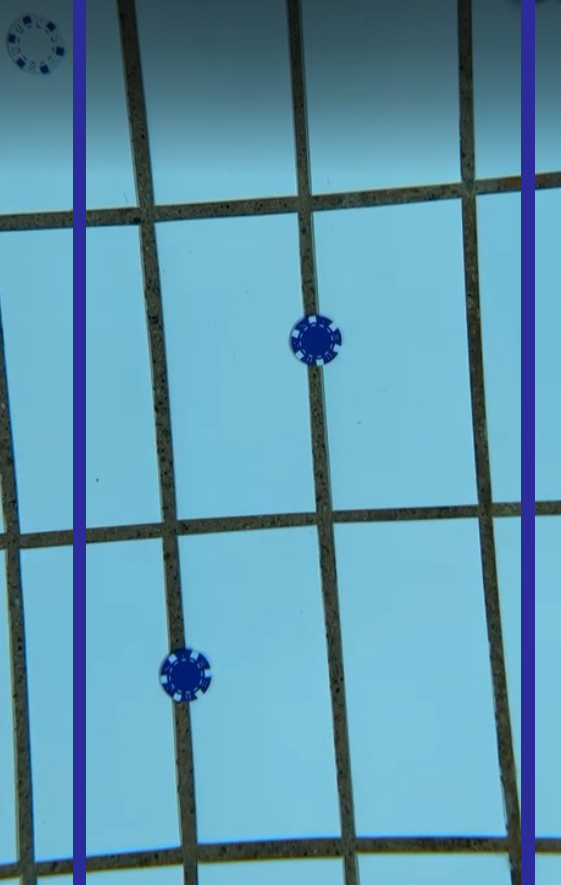
#> input picture Bachelor_Bildebehandling-main/camerafeed/Main_Classes/images/transect1.png, 561 x 885 px, found by its file name
$ python autonomous_docking_main.py
#> lines starting #> are read from the running program, lines starting #| are printed output that depends on the picture; after the words box and inside, x2 and y2 are one past the last pixel; in counts of white or black regions, pixels touching at a corner belong together
import cv2
import numpy as np
import time
import math


def regulate_position(displacement_x, displacement_y):
    drive_command = ""
    if displacement_x > 10:
        #drive_command = "GO LEFT"
        drive_command = [40, [-10, 0, 0, 0, 0, 0, 0, 0]]

    elif displacement_x < -10:
        #drive_command = "GO RIGHT"
        drive_command = [40, [10, 0, 0, 0, 0, 0, 0, 0]]

    elif displacement_y > 10:
        #drive_command = "GO DOWN"
        drive_command = [40, [0, 0, -10, 0, 0, 0, 0, 0]]

    elif displacement_y < -10:
        #drive_command = "GO UP"
        drive_command = [40, [0, 0, 10, 0, 0, 0, 0, 0]]
    else:
        # drive_command = "GO FORWARD"
        drive_command = [40, [0, 10, 0, 0, 0, 0, 0, 0]]

    return drive_command

class AutonomousDocking:
    def __init__(self):
        self.driving_data = [40, [0, 0, 0, 0, 0, 0, 0, 0]]
        self.frame = None
        self.draw_grouts = False
        self.draw_grout_boxes = False

    def run(self, front_frame, down_frame):
        self.frame = front_frame
        self.down_frame = down_frame
        self.update()
        self.rotation_commands()
        data = self.get_driving_data()
        return self.frame, self.down_frame, data

    def get_driving_data(self):
        data = self.driving_data.copy()
        self.driving_data = [40, [0, 0, 0, 0, 0, 0, 0, 0]]
        return data

    def find_red(self):
        # create a range for isolating only red
        lower_bound, upper_bound = (10, 10, 70), (70, 40, 255)
        #remove details from image
        blurred = cv2.GaussianBlur(self.frame, (11, 13), 0)
        # creating a mask using the inRange() function and the low, high range, then dilating it
        mask1 = cv2.inRange(blurred, lower_bound, upper_bound)
        dilated = cv2.dilate(mask1, None, iterations=6)
        red_isolated = cv2.bitwise_and(self.frame, self.frame, mask=dilated)
        canny = cv2.Canny(red_isolated, 100, 200)
        # use findContours to get a list of all contoures
        contours, _ = cv2.findContours(canny, cv2.RETR_LIST, cv2.CHAIN_APPROX_SIMPLE)
        # there may be a lot of noise in the image, to find the correct contoure, we loop through the list of contoures
        red_center = (0, 0), 0
        print(contours)
        for c in contours:
            (x, y), radius = cv2.minEnclosingCircle(c)
            if radius > red_center[1]:
                red_center = (x, y), radius
        # write center and radius as integers
        center_point = (int(red_center[0][0]), int(red_center[0][1]))
        radius = int(red_center[1])
        # draw a circle around the red dot
        cv2.circle(self.frame, center_point, radius, (0, 255, 0), 2)
        return center_point, radius

    def update(self):
        frame_width = self.frame.shape[1]
        frame_height = self.frame.shape[0]

        frame_centerpoint = (frame_width / 2, frame_height / 2)
        red_centerpoint, red_radius = self.find_red()

        #center = (0, 0) and r = 0 are default values, meaning no red conture is found
        if red_centerpoint == (0, 0) and red_radius == 0:
            print("No docking station found!")
            return "No docking station found!"

        width_diff, height_diff = frame_centerpoint[0] - red_centerpoint[0], frame_centerpoint[1] - red_centerpoint[1]

        red_to_frame_ratio = ((math.pi * red_radius ** 2) / (frame_width * frame_height)) * 100

        max_red_ratio = 50 #if the red dot is more than 50% of the frame, stop
        if red_to_frame_ratio > max_red_ratio:
            print("Stop! Docking station is close enough!")
        else:
            self.driving_data = regulate_position(width_diff, height_diff)

    def find_grouts(self):
        lower_bound, upper_bound = (1, 0, 0), (100, 100, 100)
        grouts = cv2.inRange(self.down_frame, lower_bound, upper_bound)
        canny = cv2.Canny(grouts, 100, 200)
        blurred = cv2.GaussianBlur(canny, (11, 13), 0)
        grout_contours, _ = cv2.findContours(blurred, cv2.RETR_TREE, cv2.CHAIN_APPROX_SIMPLE)
        if self.draw_grouts:
            cv2.drawContours(self.down_frame, grout_contours, -1, (0, 255, 0), 3)
            if cv2.waitKey(1) & 0xFF == ord('q'):
                self.draw_grouts = False
        return grout_contours

    def find_relative_angle(self):
        grout_contours = self.find_grouts()
        angle_sum = 0
        angle_counter = 0
        for c in grout_contours:
            rect = cv2.minAreaRect(c)
            area = cv2.contourArea(c)
            (x, y), (width, height), angle = rect

            MAX_AREA = 5000
            MIN_AREA = 500
            if (area > MAX_AREA) or (area < MIN_AREA):
                continue

            if width < height:
                angle = 90 - angle
            else:
                angle = -angle

            angle_sum += angle
            angle_counter += 1
            if self.draw_grout_boxes:
                box = cv2.boxPoints(rect)
                box = np.intp(box)
                cv2.drawContours(self.down_frame, [box], 0, (0, 0, 255), 2)
                if cv2.waitKey(1) & 0xFF == ord('q'):
                    self.draw_grout_boxes = False

            if angle_counter == 0:
                return "Bad"
            avg_angle = angle_sum / angle_counter
            return avg_angle

    def rotation_commands(self):
        angle = self.find_relative_angle()
        if angle == "Bad":
            return "No grouts found!"

        elif angle > 2:
            self.driving_data = [40, [0, 0, 0, 10, 0, 0, 0, 0]]
            return "Turn right!"

        elif angle < -2:
            self.driving_data = [40, [0, 0, 0, -10, 0, 0, 0, 0]]
            return "Turn left!"
        else:
            self.driving_data = [40, [0, 10, 0, 0, 0, 0, 0, 0]]
            return "Go straight!"


if __name__ == "__main__":
    start = time.perf_counter()
    a = AutonomousDocking()
    frame = cv2.imread("camerafeed/Other_Classes/images/transect1.png")
#> frame is the input picture: shape (885, 561, 3); mean B, G, R 174.3, 151.4, 95.9
    a.run(frame, frame.copy())
#> in find_red, `blurred = cv2.GaussianBlur(self.frame, (11, 13), 0)`:
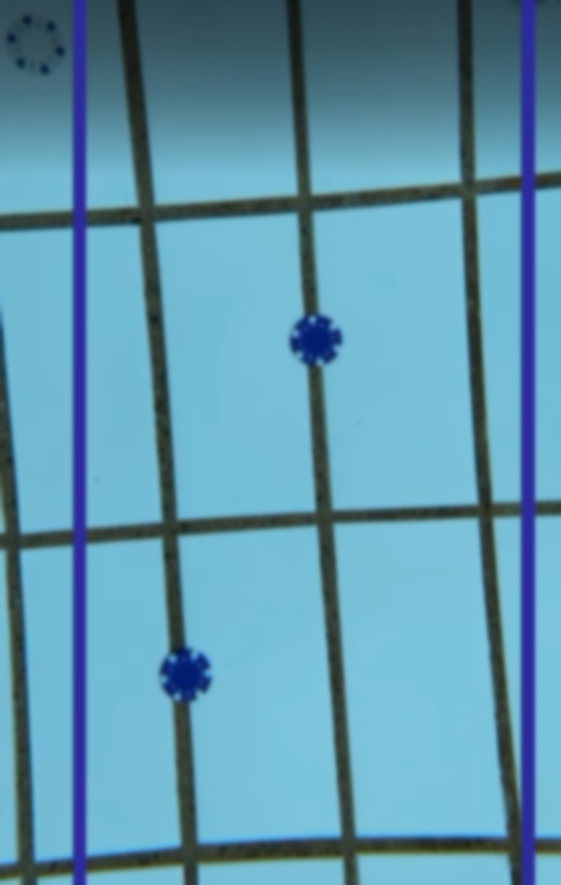
#> blurred: shape (885, 561, 3); mean B, G, R 174.3, 151.4, 95.9
#> in find_red, `mask1 = cv2.inRange(blurred, lower_bound, upper_bound)`: mask1: shape (885, 561); every value is 0
#> in find_red, `red_isolated = cv2.bitwise_and(self.frame, self.frame, mask=dilated)`: red_isolated: shape (885, 561, 3); every value is 0
#> in find_red, `contours, _ = cv2.findContours(canny, cv2.RETR_LIST, cv2.CHAIN_APPROX_..`: contours = []
#> after the loop in find_red, `for c in contours:`: red_center = ((0, 0), 0)
#> in find_red, `center_point = (int(red_center[0][0]), int(red_center[0][1]))`: center_point = (0, 0)
#> in find_red, `radius = int(red_center[1])`: radius = 0
#> in find_red, `cv2.circle(self.frame, center_point, radius, (0, 255, 0), 2)`: self.frame: shape (885, 561, 3); under 0.01% of pixels changed, all inside (x1, y1, x2, y2) = (0, 0, 2, 2)
#> in update, `red_centerpoint, red_radius = self.find_red()`: red_centerpoint = (0, 0); red_radius = 0
#> in find_grouts, `grouts = cv2.inRange(self.down_frame, lower_bound, upper_bound)`:
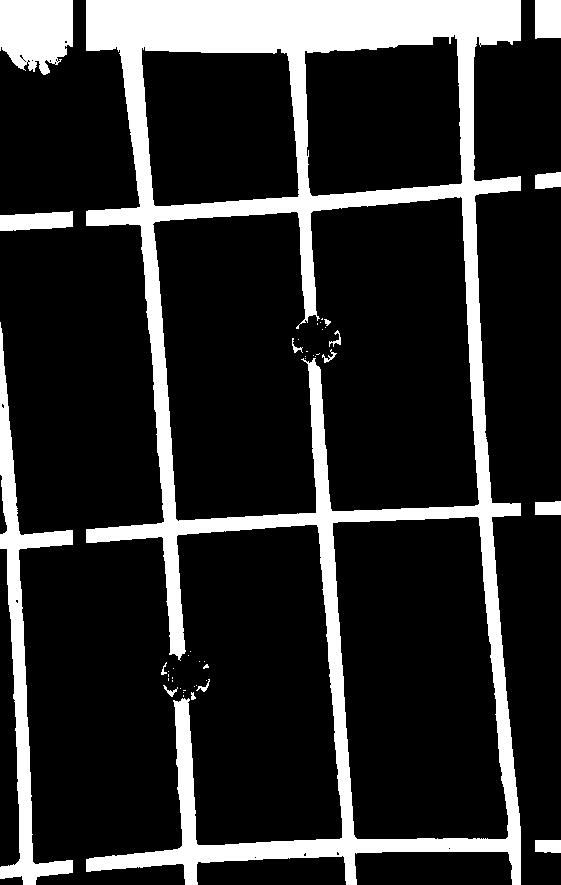
#> grouts: shape (885, 561); 17.8% white; 46 white regions (30 under 20 px), largest, box (x1, y1, x2, y2) and area: (86, 0, 521, 885) 71767, (0, 322, 73, 885) 8241, (0, 0, 73, 75) 4501
#> in find_grouts, `canny = cv2.Canny(grouts, 100, 200)`:
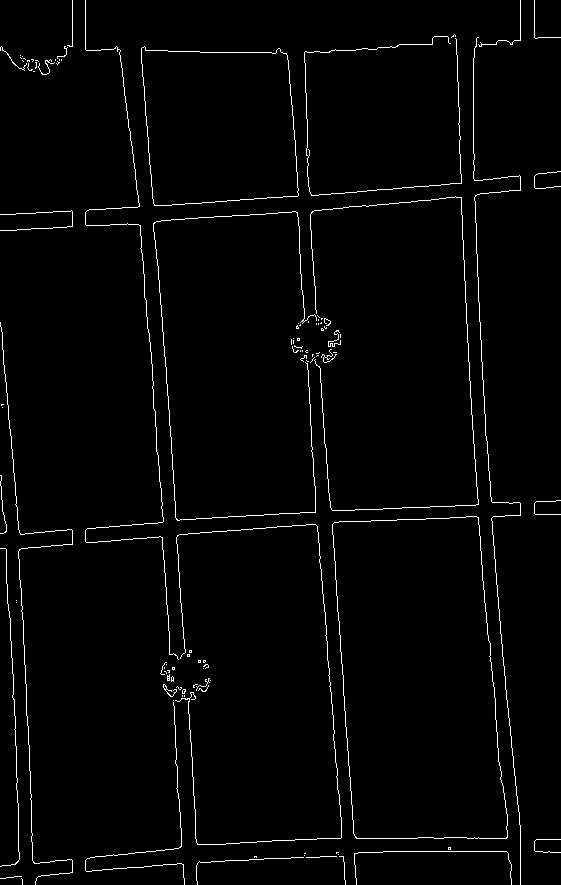
#> canny: shape (885, 561); 2% white in thin lines or dots
#> in find_grouts, `blurred = cv2.GaussianBlur(canny, (11, 13), 0)`:
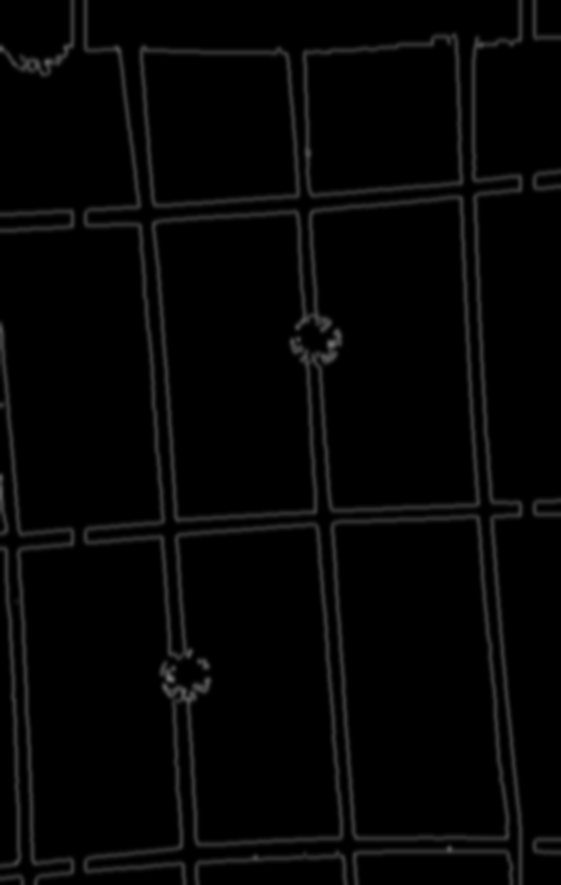
#> blurred: shape (885, 561); min 0, max 117, mean 5.1
#> in find_grouts, `grout_contours, _ = cv2.findContours(blurred, cv2.RETR_TREE, cv2.CHAIN..`: grout_contours = 45 contours, 13 with area under 20; largest, box (x1, y1, x2, y2) and area: (80, 0, 526, 885) 285224, (337, 522, 503, 833) 42714, (315, 203, 473, 505) 39796, (181, 530, 337, 839) 38958, (158, 218, 311, 514) 37396
#> the loop in find_relative_angle, `for c in grout_contours:` made 1 pass
#> (rect, area, x, y, width, height, angle, MAX_AREA) on pass 1: (((544.5, 845.5), (25, 31), -90), 735, 544.5, 845.5, 25, 31, 180, 5000)
#> after the loop in find_relative_angle, `for c in grout_contours:`: angle_counter = 1; angle_sum = 180; self.draw_grout_boxes = False
#> in rotation_commands, `angle = self.find_relative_angle()`: angle = 180
    print(time.perf_counter() - start)

$ run again, with Bachelor_Bildebehandling-main/camerafeed/Main_Classes/images/vann2.jpg saved as Bachelor_Bildebehandling-main/camerafeed/Main_Classes/images/transect1.png
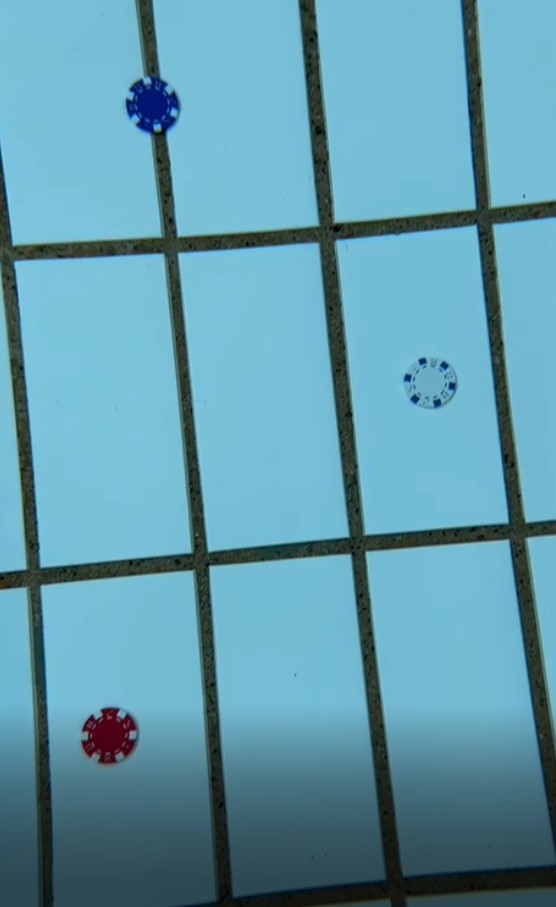
#> input picture Bachelor_Bildebehandling-main/camerafeed/Main_Classes/images/vann2.jpg, 556 x 907 px, found by its file name
#> frame is the input picture: shape (907, 556, 3); mean B, G, R 172.3, 154.4, 97.2
#> mask1: shape (907, 556); 0.15% white; 2 white regions (1 under 20 px), largest, box (x1, y1, x2, y2) and area: (85, 710, 134, 760) 752
#> dilated: shape (907, 556); 0.58% white; 1 white region, box (x1, y1, x2, y2) and area: (79, 704, 140, 768) 2915
#> contours = 34 contours, 29 with area under 20; largest, box (x1, y1, x2, y2) and area: (101, 729, 117, 743) 138, (101, 729, 117, 743) 134, (78, 715, 102, 762) 50, (86, 720, 96, 730) 46, (86, 720, 95, 729) 33
#> (printed output is left out)
#> the loop in find_red, `for c in contours:` made 34 passes
#> (x, y, radius) on passes 1 to 8: (107.5, 753.5, 2.55), (107, 756.5, 5.41), (98, 751.5, 3.04), (115.5, 750.5, 2.92), (134.5, 749, 3.35), (92.5, 744.5, 2.55), (90.03, 746.2, 5.18), (117.5, 752, 20.67)
#> center_point = (117, 740)
#> in find_red, `radius = int(red_center[1])`: radius = 32
#> in find_red, `cv2.circle(self.frame, center_point, radius, (0, 255, 0), 2)`:
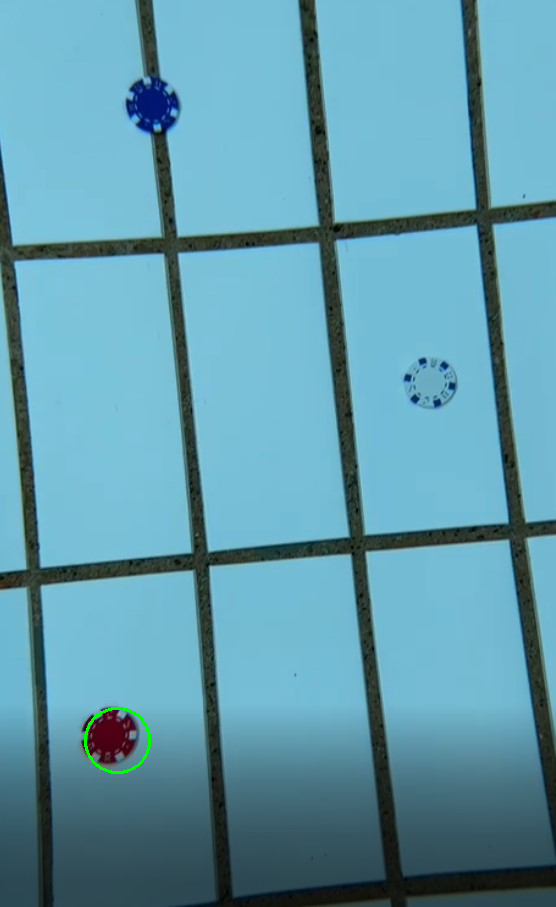
#> self.frame: shape (907, 556, 3); 0.12% of pixels changed, all inside (x1, y1, x2, y2) = (84, 707, 151, 774)
#> red_centerpoint = (117, 740); red_radius = 32
#> width_diff = 161; height_diff = -286.5
#> red_to_frame_ratio = 0.638
#> self.driving_data = [40, [-10, 0, 0, 0, 0, 0, 0, 0]]
#> grouts: shape (907, 556); 20.1% white; 17 white regions (5 under 20 px), largest, box (x1, y1, x2, y2) and area: (0, 0, 556, 907) 97810, (81, 708, 137, 765) 2051, (138, 0, 166, 90) 1067
#> in find_grouts, `blurred = cv2.GaussianBlur(canny, (11, 13), 0)`:
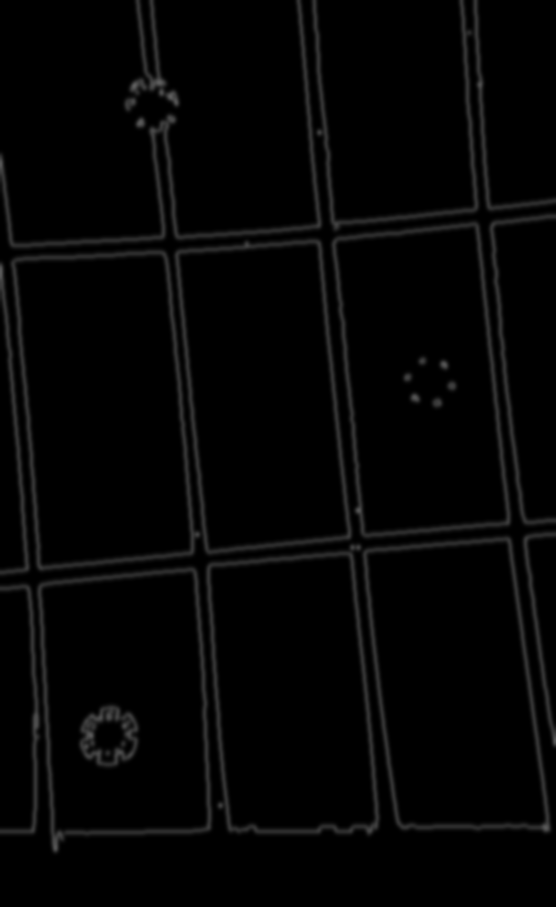
#> blurred: shape (907, 556); min 0, max 95, mean 4.6
#> in find_grouts, `grout_contours, _ = cv2.findContours(blurred, cv2.RETR_TREE, cv2.CHAIN..`: grout_contours = 61 contours, 24 with area under 20; largest, box (x1, y1, x2, y2) and area: (0, 0, 556, 857) 325864, (19, 258, 188, 562) 42133, (339, 230, 504, 530) 38644, (182, 247, 345, 546) 38172, (370, 545, 543, 822) 37654
#> the loop in find_relative_angle, `for c in grout_contours:` made 8 passes
#> (rect, area, x, y, width, height, angle, angle_sum) on pass 8: (((108.5, 735.5), (69, 65), -90), 3526.5, 108.5, 735.5, 69, 65, 90, 90)
#> after the loop in find_relative_angle, `for c in grout_contours:`: angle_counter = 1; angle_sum = 90; self.draw_grout_boxes = False
#> in rotation_commands, `angle = self.find_relative_angle()`: angle = 90
